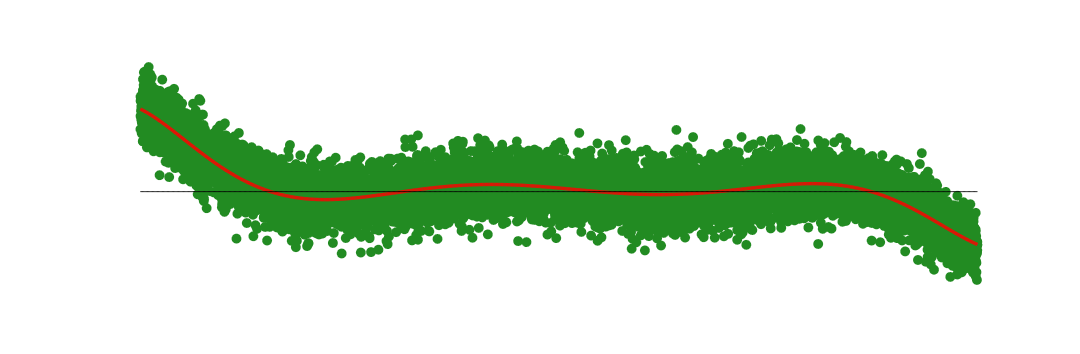

This chart was generated by the following MATLAB code: (Note: this script raises an error after producing the figure.)
if exist('realrandom') ~= 1, realrandom = false; end
% if exist('samplesize') ~= 1, samplesize = 30; end
if exist('fullmodelsize') ~= 1, fullmodelsize = 30; end
if exist('knots') ~= 1,
   knots = [-0.1000 0.1555 0.3143 0.5469 0.6903 0.8730 1.1];
end
truemodelsize = length(knots)+1;
%%%%%%%%%%%%%%%%%%%%%%%%%%%%%%%%%%%%%%%%%%%%%%%%%%%%%%%%%%%%
if exist('makeprint') ~= 1, makeprint = false; end
if exist('figsize') ~= 1, figsize = [1280 420]; end
if exist('figpaperpos') ~= 1, figpaperpos = [0 0 figsize/96]; end
forestgreen = [34 139 34]/255; fg = forestgreen;
dotoptg = {'o','markersize',8,'markeredgecolor',fg,'markerfacecolor',fg};
dotoptr = {'o','markersize',8,'markeredgecolor','r','markerfacecolor','r'};
linedotopt = {'-o','linewidth',3,'markersize',8,'color'};
linedotoptg = {linedotopt{:},fg,'markerfacecolor','w'};
linedotoptr = {linedotopt{:},'r','markerfacecolor','w'};
linedotoptb = {linedotopt{:},'b','markerfacecolor','w'};
lineoptb = {'linewidth',3,'color','b'};
lineoptr = {'linewidth',3,'color','r'};
lineoptg = {'linewidth',3,'color',fg};
fontsize = 18;
textopt = {'fontsize',fontsize,'fontweight','bold'};

if realrandom == false, rand('state',0); randn('state',0); end
n = 10000;  % samplesize
m = fullmodelsize;
k = truemodelsize-1;  % k is # zeros of the polynomial: these k parameters fix
                      % the polynomial up to a constant 
makex = ~exist('x');
if exist('x') == 1, makex = length(x)~=n; end
if makex, x = sort(rand(n,1)); end
makeZ = ~exist('Z');
if exist('Z') == 1, makeZ = length(Z)~=n; end
if makeZ, Z = randn(n,1); end
% sometimes (in Octave), empirical variance of Z seems to be far from 1,
% leading to a Cp curve far from the PE curves. In that case, apply the
% following rescaling:
% Z = Z/sqrt(mean((Z-mean(Z)).^2));
if exist('stdev') ~= 1, stdev = 0.2; end

nn = 1001; xx = (0:nn-1)'/(nn-1);

mu = ones(size(x)); mmu = ones(size(xx));
for i = 1:k, mu = mu.*(x-knots(i)); mmu = mmu.*(xx-knots(i)); end
mmumax = max(abs(mmu));
mmu = mmu/mmumax;
mu = mu/mmumax;

Y = mu+stdev*Z;

figure(1)
plot(x,Y,dotoptg{:})
hold on
plot(xx,mmu,lineoptr{:})
plot(xx,zeros(size(xx)),'k')
hold off
axis off
figpos = get(gcf,'position'); figpos(3:4) = figsize;
set(gcf,'position',figpos,'paperposition',figpaperpos)
drawaxes('xtick',[0 1],'ytick',[-1 1],textopt{:})

if makeprint == true,
   print -dpdf nestedmodel.pdf
end


% PE and Cp are defined without studentization or standardization
% i.e.: PE = E(norm(mu-muhat)^2)/n
%  and: Cp = SSE/n+2p/n*stdev^2-stdev^2
X = ones(n,m); models = cell(1,m); models{1} = 1;
for p=2:m, X(1:n,p) = (x-0.5).^(p-1); models{p} = (1:p); end
pp = (1:m);

PE = PElinearmodel(mu,X,models,stdev);
[Cp AIC BIC betahats] = CpAICBIClinearmodel(Y,X,models,stdev);
Cp = Cp*stdev^2/n;
[dif2 KL] = squareddifKLlinearmodel(Y,X,models,mu,stdev);
% squared difference is norm(muhat-mu)
% PE = Expected squared difference

figure(2)
% plots squared difference, PE and Cp as function of p
plot(pp,PE,linedotoptg{:})
hold on
plot(pp,dif2,linedotoptb{:})
plot(pp,Cp,linedotoptr{:})
hold off
aa = axis; % aa(3) = 0;
axis(aa)

xticks = get(gca,'XTick');
yticks = get(gca,'YTick');

% axis off
aa = axis; aa(2) = 1.1*aa(2); aa(4) = 1.2*aa(4)-0.2*aa(3); axis(aa)
% drawgrids(xticks,yticks,'k-')
% drawaxes('linewidth',2,'xticks',xticks,textopt{:})
Dx = aa(2)-aa(1);
Dy = aa(4)-aa(3);
text(aa(2),-fontsize/150*Dy,'Model size (p)',...
          'HorizontalAlignment','right',textopt{:})
h = legend('PE','squared diff','C_p');
set(h,textopt{:})

figpos = get(gcf,'position'); figpos(3:4) = figsize;
set(gcf,'position',figpos,'paperposition',figpaperpos)
% drawaxes('linewidth',2,'xticks',xticks,textopt{:})

if makeprint == true,
   print -dpdf Cpnestedmodel.pdf
end

% Now extend the plot of beyond [0,1]
figure(3)
xx = xx*(knots(end)-knots(1)) + knots(1);
[minPE popt] = min(PE);
% Xopt = X(1:n,1:popt); betahatopt = (Xopt'*Xopt)\(Xopt'*Y);
% muhatopt = Xopt*betahatopt;
betahatopt = betahats{popt};
XXopt = ones(nn,1);
for p=1:popt-1, XXopt = [XXopt (xx-0.5).^p]; end
mmuhatopt = XXopt*betahatopt;
mmu = ones(size(xx))/mmumax;
for i = 1:k, mmu = mmu.*(xx-knots(i)); end

plot(x,Y,dotoptg{:})
hold on
plot(xx,mmu,lineoptr{:})
plot(xx,mmuhatopt,lineoptb{:})
hold off
axis([knots(1) knots(end) -1.1 1.1])
axis off
figpos = get(gcf,'position'); figpos(3:4) = figsize;
set(gcf,'position',figpos,'paperposition',figpaperpos)
drawaxes('xtick',[0 1],'ytick',[-1 1],textopt{:})

if makeprint == true,
   print -dpdf minPEestnestedmodel.pdf
   close all
end

figure(4)
ElogLDGP = -1/2-log(sqrt(2*pi)*stdev);
plot(pp,KL-ElogLDGP,linedotoptb{:})
hold on
plot(pp,-AIC/2,linedotoptr{:})
aa = axis;
plot(pp,-BIC/2,linedotoptg{:})
xlabel('modelsize');   
hold off
axis(aa)

xticks = get(gca,'XTick');
yticks = get(gca,'YTick');

% axis off
aa = axis; aa(2) = 1.1*aa(2); aa(4) = 1.2*aa(4); axis(aa)
% drawgrids(xticks,yticks,'k-')
% drawaxes('linewidth',2,'xticks',xticks,textopt{:})
Dx = aa(2)-aa(1);
Dy = aa(4)-aa(3);
text(aa(2),-fontsize/150*Dy,'Model size (p)',...
          'HorizontalAlignment','right',textopt{:})
h = legend('KL-ElogL(DGP)','-AIC','-BIC');
set(h,textopt{:})

figpos = get(gcf,'position'); figpos(3:4) = figsize;
set(gcf,'position',figpos,'paperposition',figpaperpos)
% drawaxes('linewidth',2,'xticks',xticks,textopt{:})

